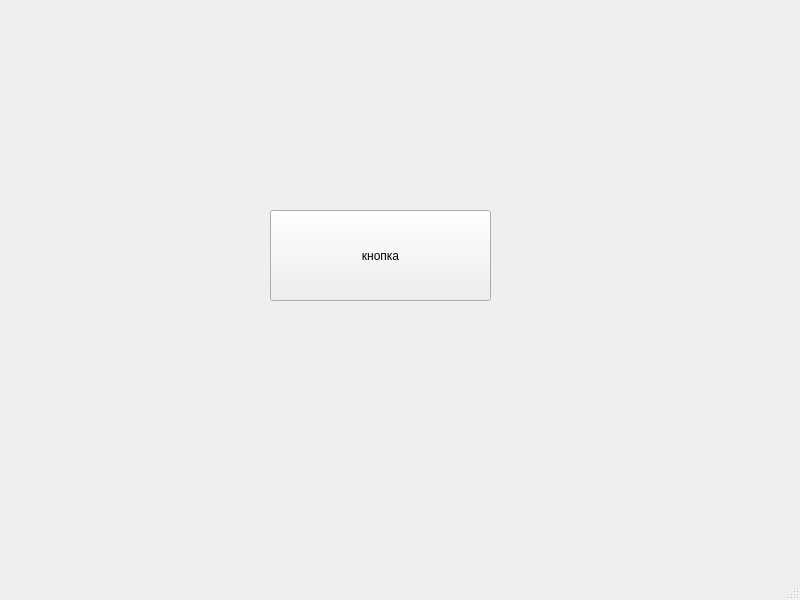
<?xml version="1.0" encoding="UTF-8"?>
<ui version="4.0">
 <class>MainWindow</class>
 <widget class="QMainWindow" name="MainWindow">
  <property name="geometry">
   <rect>
    <x>0</x>
    <y>0</y>
    <width>800</width>
    <height>600</height>
   </rect>
  </property>
  <property name="windowTitle">
   <string>MainWindow</string>
  </property>
  <widget class="QWidget" name="centralwidget">
   <widget class="QPushButton" name="pushButton">
    <property name="geometry">
     <rect>
      <x>270</x>
      <y>210</y>
      <width>221</width>
      <height>91</height>
     </rect>
    </property>
    <property name="text">
     <string>кнопка</string>
    </property>
   </widget>
  </widget>
  <widget class="QMenuBar" name="menubar">
   <property name="geometry">
    <rect>
     <x>0</x>
     <y>0</y>
     <width>800</width>
     <height>21</height>
    </rect>
   </property>
  </widget>
  <widget class="QStatusBar" name="statusbar"/>
 </widget>
 <resources/>
 <connections/>
</ui>
